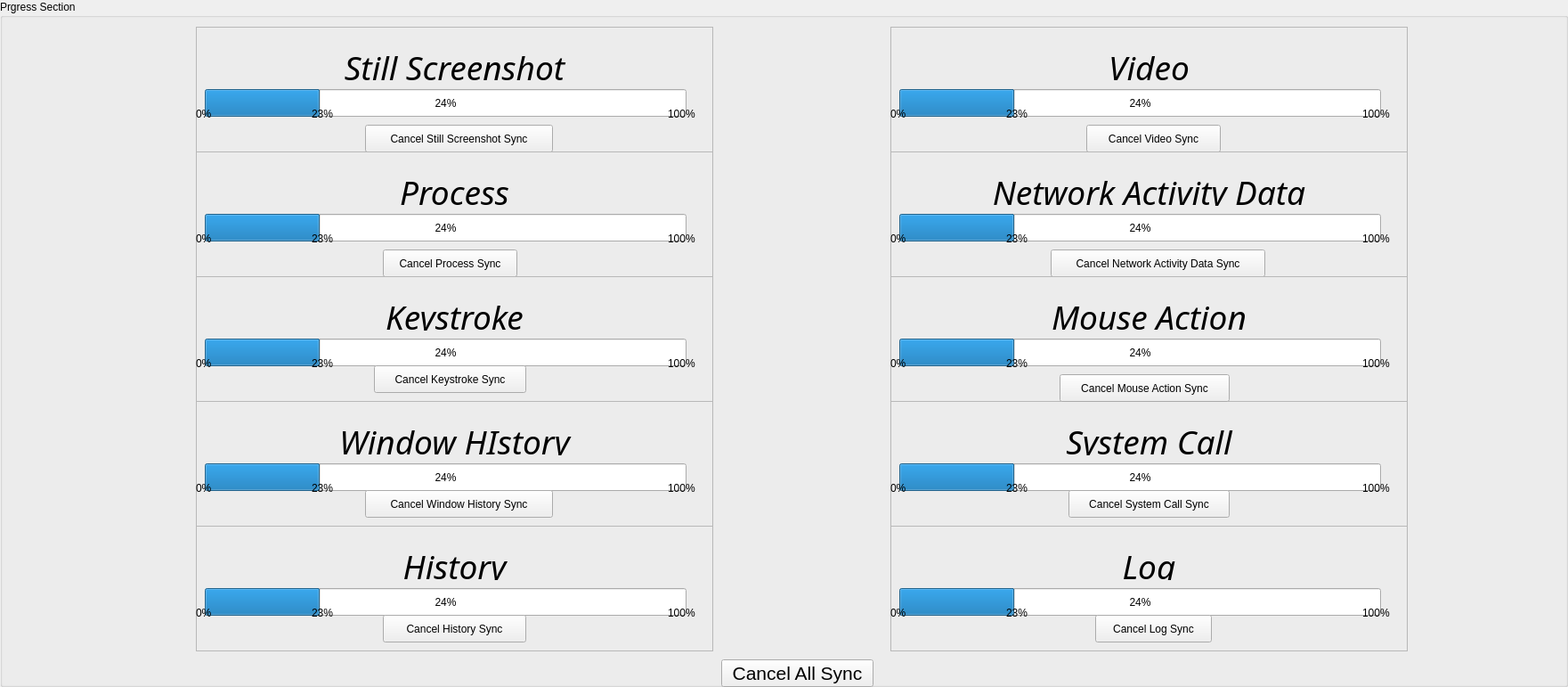
     <widget class="QGroupBox" name="progresssection">
      <property name="geometry">
       <rect>
        <x>0</x>
        <y>250</y>
        <width>1761</width>
        <height>771</height>
       </rect>
      </property>
      <property name="sizePolicy">
       <sizepolicy hsizetype="Preferred" vsizetype="Fixed">
        <horstretch>0</horstretch>
        <verstretch>0</verstretch>
       </sizepolicy>
      </property>
      <property name="title">
       <string>Prgress Section</string>
      </property>
      <widget class="QFrame" name="stillscreenshot_frame">
       <property name="geometry">
        <rect>
         <x>220</x>
         <y>30</y>
         <width>581</width>
         <height>141</height>
        </rect>
       </property>
       <property name="frameShape">
        <enum>QFrame::StyledPanel</enum>
       </property>
       <property name="frameShadow">
        <enum>QFrame::Raised</enum>
       </property>
       <widget class="QProgressBar" name="stillscreenshot_progressBar">
        <property name="geometry">
         <rect>
          <x>10</x>
          <y>70</y>
          <width>541</width>
          <height>31</height>
         </rect>
        </property>
        <property name="value">
         <number>24</number>
        </property>
       </widget>
       <widget class="QPushButton" name="stillscreenshot_pushButton">
        <property name="geometry">
         <rect>
          <x>190</x>
          <y>110</y>
          <width>211</width>
          <height>31</height>
         </rect>
        </property>
        <property name="sizePolicy">
         <sizepolicy hsizetype="Minimum" vsizetype="Expanding">
          <horstretch>0</horstretch>
          <verstretch>0</verstretch>
         </sizepolicy>
        </property>
        <property name="text">
         <string>Cancel Still Screenshot Sync</string>
        </property>
       </widget>
       <widget class="QLabel" name="stillscreenshot_label_0">
        <property name="geometry">
         <rect>
          <x>0</x>
          <y>90</y>
          <width>21</width>
          <height>16</height>
         </rect>
        </property>
        <property name="text">
         <string>0%</string>
        </property>
       </widget>
       <widget class="QLabel" name="stillscreenshot_label_100">
        <property name="geometry">
         <rect>
          <x>530</x>
          <y>90</y>
          <width>41</width>
          <height>16</height>
         </rect>
        </property>
        <property name="text">
         <string>100%</string>
        </property>
       </widget>
       <widget class="QLabel" name="stillscreenshot_label_cur">
        <property name="geometry">
         <rect>
          <x>130</x>
          <y>90</y>
          <width>31</width>
          <height>16</height>
         </rect>
        </property>
        <property name="text">
         <string>23%</string>
        </property>
       </widget>
       <widget class="QLabel" name="stillscreenshot_label">
        <property name="geometry">
         <rect>
          <x>0</x>
          <y>30</y>
          <width>581</width>
          <height>31</height>
         </rect>
        </property>
        <property name="font">
         <font>
          <family>Avenir Next Condensed</family>
          <pointsize>28</pointsize>
          <italic>true</italic>
         </font>
        </property>
        <property name="text">
         <string>Still Screenshot</string>
        </property>
        <property name="alignment">
         <set>Qt::AlignCenter</set>
        </property>
       </widget>
      </widget>
      <widget class="QFrame" name="process_frame">
       <property name="geometry">
        <rect>
         <x>220</x>
         <y>170</y>
         <width>581</width>
         <height>141</height>
        </rect>
       </property>
       <property name="frameShape">
        <enum>QFrame::StyledPanel</enum>
       </property>
       <property name="frameShadow">
        <enum>QFrame::Raised</enum>
       </property>
       <widget class="QProgressBar" name="process_progressBar">
        <property name="geometry">
         <rect>
          <x>10</x>
          <y>70</y>
          <width>541</width>
          <height>31</height>
         </rect>
        </property>
        <property name="value">
         <number>24</number>
        </property>
       </widget>
       <widget class="QPushButton" name="process_pushButton">
        <property name="geometry">
         <rect>
          <x>210</x>
          <y>110</y>
          <width>151</width>
          <height>31</height>
         </rect>
        </property>
        <property name="sizePolicy">
         <sizepolicy hsizetype="Minimum" vsizetype="Expanding">
          <horstretch>0</horstretch>
          <verstretch>0</verstretch>
         </sizepolicy>
        </property>
        <property name="text">
         <string>Cancel Process Sync</string>
        </property>
       </widget>
       <widget class="QLabel" name="process_label_0">
        <property name="geometry">
         <rect>
          <x>0</x>
          <y>90</y>
          <width>21</width>
          <height>16</height>
         </rect>
        </property>
        <property name="text">
         <string>0%</string>
        </property>
       </widget>
       <widget class="QLabel" name="process_label_100">
        <property name="geometry">
         <rect>
          <x>530</x>
          <y>90</y>
          <width>41</width>
          <height>16</height>
         </rect>
        </property>
        <property name="text">
         <string>100%</string>
        </property>
       </widget>
       <widget class="QLabel" name="process_label_cur">
        <property name="geometry">
         <rect>
          <x>130</x>
          <y>90</y>
          <width>31</width>
          <height>16</height>
         </rect>
        </property>
        <property name="text">
         <string>23%</string>
        </property>
       </widget>
       <widget class="QLabel" name="process_label">
        <property name="geometry">
         <rect>
          <x>0</x>
          <y>30</y>
          <width>581</width>
          <height>31</height>
         </rect>
        </property>
        <property name="font">
         <font>
          <family>Avenir Next Condensed</family>
          <pointsize>28</pointsize>
          <italic>true</italic>
         </font>
        </property>
        <property name="text">
         <string>Process</string>
        </property>
        <property name="alignment">
         <set>Qt::AlignCenter</set>
        </property>
       </widget>
      </widget>
      <widget class="QFrame" name="keystroke_frame">
       <property name="geometry">
        <rect>
         <x>220</x>
         <y>310</y>
         <width>581</width>
         <height>141</height>
        </rect>
       </property>
       <property name="frameShape">
        <enum>QFrame::StyledPanel</enum>
       </property>
       <property name="frameShadow">
        <enum>QFrame::Raised</enum>
       </property>
       <widget class="QProgressBar" name="keystroke_progressBar">
        <property name="geometry">
         <rect>
          <x>10</x>
          <y>70</y>
          <width>541</width>
          <height>31</height>
         </rect>
        </property>
        <property name="value">
         <number>24</number>
        </property>
       </widget>
       <widget class="QPushButton" name="keystroke_pushButton">
        <property name="geometry">
         <rect>
          <x>200</x>
          <y>100</y>
          <width>171</width>
          <height>31</height>
         </rect>
        </property>
        <property name="sizePolicy">
         <sizepolicy hsizetype="Minimum" vsizetype="Expanding">
          <horstretch>0</horstretch>
          <verstretch>0</verstretch>
         </sizepolicy>
        </property>
        <property name="text">
         <string>Cancel Keystroke Sync</string>
        </property>
       </widget>
       <widget class="QLabel" name="keystroke_label_0">
        <property name="geometry">
         <rect>
          <x>0</x>
          <y>90</y>
          <width>21</width>
          <height>16</height>
         </rect>
        </property>
        <property name="text">
         <string>0%</string>
        </property>
       </widget>
       <widget class="QLabel" name="keystroke_label_100">
        <property name="geometry">
         <rect>
          <x>530</x>
          <y>90</y>
          <width>41</width>
          <height>16</height>
         </rect>
        </property>
        <property name="text">
         <string>100%</string>
        </property>
       </widget>
       <widget class="QLabel" name="keystroke_label_cur">
        <property name="geometry">
         <rect>
          <x>130</x>
          <y>90</y>
          <width>31</width>
          <height>16</height>
         </rect>
        </property>
        <property name="text">
         <string>23%</string>
        </property>
       </widget>
       <widget class="QLabel" name="keystroke_label">
        <property name="geometry">
         <rect>
          <x>0</x>
          <y>30</y>
          <width>581</width>
          <height>31</height>
         </rect>
        </property>
        <property name="font">
         <font>
          <family>Avenir Next Condensed</family>
          <pointsize>28</pointsize>
          <italic>true</italic>
         </font>
        </property>
        <property name="text">
         <string>Keystroke</string>
        </property>
        <property name="alignment">
         <set>Qt::AlignCenter</set>
        </property>
       </widget>
      </widget>
      <widget class="QFrame" name="windowhistory_frame">
       <property name="geometry">
        <rect>
         <x>220</x>
         <y>450</y>
         <width>581</width>
         <height>141</height>
        </rect>
       </property>
       <property name="frameShape">
        <enum>QFrame::StyledPanel</enum>
       </property>
       <property name="frameShadow">
        <enum>QFrame::Raised</enum>
       </property>
       <widget class="QProgressBar" name="windowhistory_progressBar">
        <property name="geometry">
         <rect>
          <x>10</x>
          <y>70</y>
          <width>541</width>
          <height>31</height>
         </rect>
        </property>
        <property name="value">
         <number>24</number>
        </property>
       </widget>
       <widget class="QPushButton" name="windowhistory_pushButton">
        <property name="geometry">
         <rect>
          <x>190</x>
          <y>100</y>
          <width>211</width>
          <height>31</height>
         </rect>
        </property>
        <property name="sizePolicy">
         <sizepolicy hsizetype="Minimum" vsizetype="Expanding">
          <horstretch>0</horstretch>
          <verstretch>0</verstretch>
         </sizepolicy>
        </property>
        <property name="text">
         <string>Cancel Window History Sync</string>
        </property>
       </widget>
       <widget class="QLabel" name="windowhistory_label_0">
        <property name="geometry">
         <rect>
          <x>0</x>
          <y>90</y>
          <width>21</width>
          <height>16</height>
         </rect>
        </property>
        <property name="text">
         <string>0%</string>
        </property>
       </widget>
       <widget class="QLabel" name="windowhistory_label_100">
        <property name="geometry">
         <rect>
          <x>530</x>
          <y>90</y>
          <width>41</width>
          <height>16</height>
         </rect>
        </property>
        <property name="text">
         <string>100%</string>
        </property>
       </widget>
       <widget class="QLabel" name="windowhistory_label_cur">
        <property name="geometry">
         <rect>
          <x>130</x>
          <y>90</y>
          <width>31</width>
          <height>16</height>
         </rect>
        </property>
        <property name="text">
         <string>23%</string>
        </property>
       </widget>
       <widget class="QLabel" name="windowhistory_label">
        <property name="geometry">
         <rect>
          <x>0</x>
          <y>30</y>
          <width>581</width>
          <height>31</height>
         </rect>
        </property>
        <property name="font">
         <font>
          <family>Avenir Next Condensed</family>
          <pointsize>28</pointsize>
          <italic>true</italic>
         </font>
        </property>
        <property name="text">
         <string>Window HIstory</string>
        </property>
        <property name="alignment">
         <set>Qt::AlignCenter</set>
        </property>
       </widget>
      </widget>
      <widget class="QFrame" name="history_frame">
       <property name="geometry">
        <rect>
         <x>220</x>
         <y>590</y>
         <width>581</width>
         <height>141</height>
        </rect>
       </property>
       <property name="frameShape">
        <enum>QFrame::StyledPanel</enum>
       </property>
       <property name="frameShadow">
        <enum>QFrame::Raised</enum>
       </property>
       <widget class="QProgressBar" name="history_progressBar">
        <property name="geometry">
         <rect>
          <x>10</x>
          <y>70</y>
          <width>541</width>
          <height>31</height>
         </rect>
        </property>
        <property name="value">
         <number>24</number>
        </property>
       </widget>
       <widget class="QPushButton" name="history_pushButton">
        <property name="geometry">
         <rect>
          <x>210</x>
          <y>100</y>
          <width>161</width>
          <height>31</height>
         </rect>
        </property>
        <property name="sizePolicy">
         <sizepolicy hsizetype="Minimum" vsizetype="Expanding">
          <horstretch>0</horstretch>
          <verstretch>0</verstretch>
         </sizepolicy>
        </property>
        <property name="text">
         <string>Cancel History Sync</string>
        </property>
       </widget>
       <widget class="QLabel" name="history_label_0">
        <property name="geometry">
         <rect>
          <x>0</x>
          <y>90</y>
          <width>21</width>
          <height>16</height>
         </rect>
        </property>
        <property name="text">
         <string>0%</string>
        </property>
       </widget>
       <widget class="QLabel" name="history_label_100">
        <property name="geometry">
         <rect>
          <x>530</x>
          <y>90</y>
          <width>41</width>
          <height>16</height>
         </rect>
        </property>
        <property name="text">
         <string>100%</string>
        </property>
       </widget>
       <widget class="QLabel" name="history_label_cur">
        <property name="geometry">
         <rect>
          <x>130</x>
          <y>90</y>
          <width>31</width>
          <height>16</height>
         </rect>
        </property>
        <property name="text">
         <string>23%</string>
        </property>
       </widget>
       <widget class="QLabel" name="history_label">
        <property name="geometry">
         <rect>
          <x>0</x>
          <y>30</y>
          <width>581</width>
          <height>31</height>
         </rect>
        </property>
        <property name="font">
         <font>
          <family>Avenir Next Condensed</family>
          <pointsize>28</pointsize>
          <italic>true</italic>
         </font>
        </property>
        <property name="text">
         <string>History</string>
        </property>
        <property name="alignment">
         <set>Qt::AlignCenter</set>
        </property>
       </widget>
      </widget>
      <widget class="QFrame" name="video_frame">
       <property name="geometry">
        <rect>
         <x>1000</x>
         <y>30</y>
         <width>581</width>
         <height>141</height>
        </rect>
       </property>
       <property name="frameShape">
        <enum>QFrame::StyledPanel</enum>
       </property>
       <property name="frameShadow">
        <enum>QFrame::Raised</enum>
       </property>
       <widget class="QProgressBar" name="video_progressBar">
        <property name="geometry">
         <rect>
          <x>10</x>
          <y>70</y>
          <width>541</width>
          <height>31</height>
         </rect>
        </property>
        <property name="value">
         <number>24</number>
        </property>
       </widget>
       <widget class="QPushButton" name="video_pushButton">
        <property name="geometry">
         <rect>
          <x>220</x>
          <y>110</y>
          <width>151</width>
          <height>31</height>
         </rect>
        </property>
        <property name="sizePolicy">
         <sizepolicy hsizetype="Minimum" vsizetype="Expanding">
          <horstretch>0</horstretch>
          <verstretch>0</verstretch>
         </sizepolicy>
        </property>
        <property name="text">
         <string>Cancel Video Sync</string>
        </property>
       </widget>
       <widget class="QLabel" name="video_label_0">
        <property name="geometry">
         <rect>
          <x>0</x>
          <y>90</y>
          <width>21</width>
          <height>16</height>
         </rect>
        </property>
        <property name="text">
         <string>0%</string>
        </property>
       </widget>
       <widget class="QLabel" name="video_label_100">
        <property name="geometry">
         <rect>
          <x>530</x>
          <y>90</y>
          <width>41</width>
          <height>16</height>
         </rect>
        </property>
        <property name="text">
         <string>100%</string>
        </property>
       </widget>
       <widget class="QLabel" name="video_label_cur">
        <property name="geometry">
         <rect>
          <x>130</x>
          <y>90</y>
          <width>31</width>
          <height>16</height>
         </rect>
        </property>
        <property name="text">
         <string>23%</string>
        </property>
       </widget>
       <widget class="QLabel" name="video_label">
        <property name="geometry">
         <rect>
          <x>0</x>
          <y>30</y>
          <width>581</width>
          <height>31</height>
         </rect>
        </property>
        <property name="font">
         <font>
          <family>Avenir Next Condensed</family>
          <pointsize>28</pointsize>
          <italic>true</italic>
         </font>
        </property>
        <property name="text">
         <string>Video</string>
        </property>
        <property name="alignment">
         <set>Qt::AlignCenter</set>
        </property>
       </widget>
      </widget>
      <widget class="QFrame" name="networkactivitydata_frame">
       <property name="geometry">
        <rect>
         <x>1000</x>
         <y>170</y>
         <width>581</width>
         <height>141</height>
        </rect>
       </property>
       <property name="frameShape">
        <enum>QFrame::StyledPanel</enum>
       </property>
       <property name="frameShadow">
        <enum>QFrame::Raised</enum>
       </property>
       <widget class="QProgressBar" name="networkactivitydata_progressBar">
        <property name="geometry">
         <rect>
          <x>10</x>
          <y>70</y>
          <width>541</width>
          <height>31</height>
         </rect>
        </property>
        <property name="value">
         <number>24</number>
        </property>
       </widget>
       <widget class="QPushButton" name="networkactivitydata_pushButton">
        <property name="geometry">
         <rect>
          <x>180</x>
          <y>110</y>
          <width>241</width>
          <height>31</height>
         </rect>
        </property>
        <property name="sizePolicy">
         <sizepolicy hsizetype="Minimum" vsizetype="Expanding">
          <horstretch>0</horstretch>
          <verstretch>0</verstretch>
         </sizepolicy>
        </property>
        <property name="text">
         <string>Cancel Network Activity Data Sync</string>
        </property>
       </widget>
       <widget class="QLabel" name="networkactivitydata_label_0">
        <property name="geometry">
         <rect>
          <x>0</x>
          <y>90</y>
          <width>21</width>
          <height>16</height>
         </rect>
        </property>
        <property name="text">
         <string>0%</string>
        </property>
       </widget>
       <widget class="QLabel" name="networkactivitydata_label_100">
        <property name="geometry">
         <rect>
          <x>530</x>
          <y>90</y>
          <width>41</width>
          <height>16</height>
         </rect>
        </property>
        <property name="text">
         <string>100%</string>
        </property>
       </widget>
       <widget class="QLabel" name="networkactivitydata_label_cur">
        <property name="geometry">
         <rect>
          <x>130</x>
          <y>90</y>
          <width>31</width>
          <height>16</height>
         </rect>
        </property>
        <property name="text">
         <string>23%</string>
        </property>
       </widget>
       <widget class="QLabel" name="networkactivitydata_label">
        <property name="geometry">
         <rect>
          <x>0</x>
          <y>30</y>
          <width>581</width>
          <height>31</height>
         </rect>
        </property>
        <property name="font">
         <font>
          <family>Avenir Next Condensed</family>
          <pointsize>28</pointsize>
          <italic>true</italic>
         </font>
        </property>
        <property name="text">
         <string>Network Activity Data</string>
        </property>
        <property name="alignment">
         <set>Qt::AlignCenter</set>
        </property>
       </widget>
      </widget>
      <widget class="QFrame" name="systemcall_frame">
       <property name="geometry">
        <rect>
         <x>1000</x>
         <y>450</y>
         <width>581</width>
         <height>141</height>
        </rect>
       </property>
       <property name="frameShape">
        <enum>QFrame::StyledPanel</enum>
       </property>
       <property name="frameShadow">
        <enum>QFrame::Raised</enum>
       </property>
       <widget class="QProgressBar" name="systemcall_progressBar">
        <property name="geometry">
         <rect>
          <x>10</x>
          <y>70</y>
          <width>541</width>
          <height>31</height>
         </rect>
        </property>
        <property name="value">
         <number>24</number>
        </property>
       </widget>
       <widget class="QPushButton" name="systemcall_pushButton">
        <property name="geometry">
         <rect>
          <x>200</x>
          <y>100</y>
          <width>181</width>
          <height>31</height>
         </rect>
        </property>
        <property name="sizePolicy">
         <sizepolicy hsizetype="Minimum" vsizetype="Expanding">
          <horstretch>0</horstretch>
          <verstretch>0</verstretch>
         </sizepolicy>
        </property>
        <property name="text">
         <string>Cancel System Call Sync</string>
        </property>
       </widget>
       <widget class="QLabel" name="systemcall_label_0">
        <property name="geometry">
         <rect>
          <x>0</x>
          <y>90</y>
          <width>21</width>
          <height>16</height>
         </rect>
        </property>
        <property name="text">
         <string>0%</string>
        </property>
       </widget>
       <widget class="QLabel" name="systemcall_label_100">
        <property name="geometry">
         <rect>
          <x>530</x>
          <y>90</y>
          <width>41</width>
          <height>16</height>
         </rect>
        </property>
        <property name="text">
         <string>100%</string>
        </property>
       </widget>
       <widget class="QLabel" name="systemcall_label_cur">
        <property name="geometry">
         <rect>
          <x>130</x>
          <y>90</y>
          <width>31</width>
          <height>16</height>
         </rect>
        </property>
        <property name="text">
         <string>23%</string>
        </property>
       </widget>
       <widget class="QLabel" name="systemcall_label">
        <property name="geometry">
         <rect>
          <x>0</x>
          <y>30</y>
          <width>581</width>
          <height>31</height>
         </rect>
        </property>
        <property name="font">
         <font>
          <family>Avenir Next Condensed</family>
          <pointsize>28</pointsize>
          <italic>true</italic>
         </font>
        </property>
        <property name="text">
         <string>System Call</string>
        </property>
        <property name="alignment">
         <set>Qt::AlignCenter</set>
        </property>
       </widget>
      </widget>
      <widget class="QFrame" name="mouseaction_frame">
       <property name="geometry">
        <rect>
         <x>1000</x>
         <y>310</y>
         <width>581</width>
         <height>141</height>
        </rect>
       </property>
       <property name="frameShape">
        <enum>QFrame::StyledPanel</enum>
       </property>
       <property name="frameShadow">
        <enum>QFrame::Raised</enum>
       </property>
       <widget class="QProgressBar" name="mouseaction_progressBar">
        <property name="geometry">
         <rect>
          <x>10</x>
          <y>70</y>
          <width>541</width>
          <height>31</height>
         </rect>
        </property>
        <property name="value">
         <number>24</number>
        </property>
       </widget>
       <widget class="QPushButton" name="mouseaction_pushButton">
        <property name="geometry">
         <rect>
          <x>190</x>
          <y>110</y>
          <width>191</width>
          <height>31</height>
         </rect>
        </property>
        <property name="sizePolicy">
         <sizepolicy hsizetype="Minimum" vsizetype="Expanding">
          <horstretch>0</horstretch>
          <verstretch>0</verstretch>
         </sizepolicy>
        </property>
        <property name="text">
         <string>Cancel Mouse Action Sync</string>
        </property>
       </widget>
       <widget class="QLabel" name="mouseaction_label_0">
        <property name="geometry">
         <rect>
          <x>0</x>
          <y>90</y>
          <width>21</width>
          <height>16</height>
         </rect>
        </property>
        <property name="text">
         <string>0%</string>
        </property>
       </widget>
       <widget class="QLabel" name="mouseaction_label_100">
        <property name="geometry">
         <rect>
          <x>530</x>
          <y>90</y>
          <width>41</width>
          <height>16</height>
         </rect>
        </property>
        <property name="text">
         <string>100%</string>
        </property>
       </widget>
       <widget class="QLabel" name="mouseaction_label_cur">
        <property name="geometry">
         <rect>
          <x>130</x>
          <y>90</y>
          <width>31</width>
          <height>16</height>
         </rect>
        </property>
        <property name="text">
         <string>23%</string>
        </property>
       </widget>
       <widget class="QLabel" name="mouseaction_label">
        <property name="geometry">
         <rect>
          <x>0</x>
          <y>30</y>
          <width>581</width>
          <height>31</height>
         </rect>
        </property>
        <property name="font">
         <font>
          <family>Avenir Next Condensed</family>
          <pointsize>28</pointsize>
          <italic>true</italic>
         </font>
        </property>
        <property name="text">
         <string>Mouse Action</string>
        </property>
        <property name="alignment">
         <set>Qt::AlignCenter</set>
        </property>
       </widget>
      </widget>
      <widget class="QFrame" name="log_frame">
       <property name="geometry">
        <rect>
         <x>1000</x>
         <y>590</y>
         <width>581</width>
         <height>141</height>
        </rect>
       </property>
       <property name="frameShape">
        <enum>QFrame::StyledPanel</enum>
       </property>
       <property name="frameShadow">
        <enum>QFrame::Raised</enum>
       </property>
       <widget class="QProgressBar" name="log_progressBar">
        <property name="geometry">
         <rect>
          <x>10</x>
          <y>70</y>
          <width>541</width>
          <height>31</height>
         </rect>
        </property>
        <property name="value">
         <number>24</number>
        </property>
       </widget>
       <widget class="QPushButton" name="log_pushButton">
        <property name="geometry">
         <rect>
          <x>230</x>
          <y>100</y>
          <width>131</width>
          <height>31</height>
         </rect>
        </property>
        <property name="sizePolicy">
         <sizepolicy hsizetype="Minimum" vsizetype="Expanding">
          <horstretch>0</horstretch>
          <verstretch>0</verstretch>
         </sizepolicy>
        </property>
        <property name="text">
         <string>Cancel Log Sync</string>
        </property>
       </widget>
       <widget class="QLabel" name="log_label_0">
        <property name="geometry">
         <rect>
          <x>0</x>
          <y>90</y>
          <width>21</width>
          <height>16</height>
         </rect>
        </property>
        <property name="text">
         <string>0%</string>
        </property>
       </widget>
       <widget class="QLabel" name="log_label_100">
        <property name="geometry">
         <rect>
          <x>530</x>
          <y>90</y>
          <width>41</width>
          <height>16</height>
         </rect>
        </property>
        <property name="text">
         <string>100%</string>
        </property>
       </widget>
       <widget class="QLabel" name="log_label_cur">
        <property name="geometry">
         <rect>
          <x>130</x>
          <y>90</y>
          <width>31</width>
          <height>16</height>
         </rect>
        </property>
        <property name="text">
         <string>23%</string>
        </property>
       </widget>
       <widget class="QLabel" name="log_label">
        <property name="geometry">
         <rect>
          <x>0</x>
          <y>30</y>
          <width>581</width>
          <height>31</height>
         </rect>
        </property>
        <property name="font">
         <font>
          <family>Avenir Next Condensed</family>
          <pointsize>28</pointsize>
          <italic>true</italic>
         </font>
        </property>
        <property name="text">
         <string>Log</string>
        </property>
        <property name="alignment">
         <set>Qt::AlignCenter</set>
        </property>
       </widget>
      </widget>
      <widget class="QPushButton" name="cancelall_btn">
       <property name="geometry">
        <rect>
         <x>810</x>
         <y>740</y>
         <width>171</width>
         <height>31</height>
        </rect>
       </property>
       <property name="font">
        <font>
         <pointsize>16</pointsize>
        </font>
       </property>
       <property name="text">
        <string>Cancel All Sync</string>
       </property>
      </widget>
     </widget>
